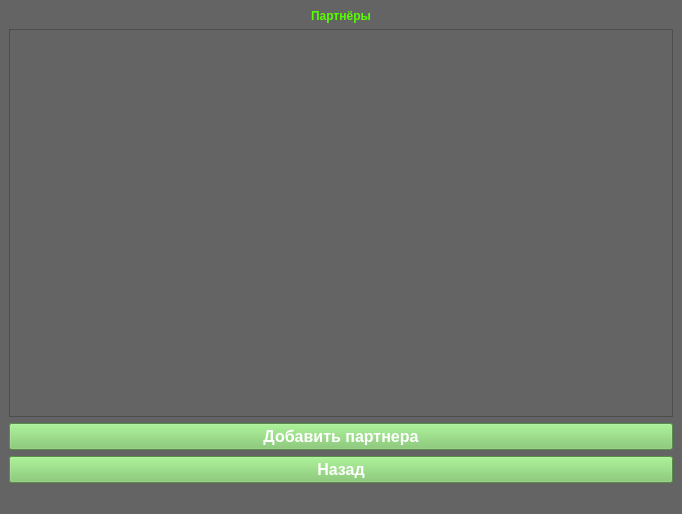
<?xml version="1.0" encoding="UTF-8"?>
<ui version="4.0">
 <class>Partners</class>
 <widget class="QMainWindow" name="Partners">
  <property name="geometry">
   <rect>
    <x>0</x>
    <y>0</y>
    <width>682</width>
    <height>514</height>
   </rect>
  </property>
  <property name="windowTitle">
   <string>MainWindow</string>
  </property>
  <property name="styleSheet">
   <string notr="true">background-color: rgb(100, 100, 100);</string>
  </property>
  <widget class="QWidget" name="centralwidget">
   <layout class="QVBoxLayout" name="verticalLayout">
    <item>
     <layout class="QVBoxLayout" name="main_layout">
      <item alignment="Qt::AlignHCenter">
       <widget class="QLabel" name="label">
        <property name="styleSheet">
         <string notr="true">color: rgb(85, 255, 0);
font: 75 14pt &quot;MS Shell Dlg 2&quot;;
font-weight: bold;</string>
        </property>
        <property name="text">
         <string>Партнёры</string>
        </property>
       </widget>
      </item>
      <item>
       <widget class="QScrollArea" name="scrollArea">
        <property name="widgetResizable">
         <bool>true</bool>
        </property>
        <widget class="QWidget" name="scrollAreaWidgetContents">
         <property name="geometry">
          <rect>
           <x>0</x>
           <y>0</y>
           <width>660</width>
           <height>356</height>
          </rect>
         </property>
         <layout class="QVBoxLayout" name="verticalLayout_2"/>
        </widget>
       </widget>
      </item>
     </layout>
    </item>
    <item>
     <widget class="QPushButton" name="AutoButton">
      <property name="palette">
       <palette>
        <active>
         <colorrole role="Button">
          <brush brushstyle="SolidPattern">
           <color alpha="255">
            <red>121</red>
            <green>197</green>
            <blue>100</blue>
           </color>
          </brush>
         </colorrole>
         <colorrole role="Text">
          <brush brushstyle="SolidPattern">
           <color alpha="255">
            <red>255</red>
            <green>255</green>
            <blue>255</blue>
           </color>
          </brush>
         </colorrole>
         <colorrole role="ButtonText">
          <brush brushstyle="SolidPattern">
           <color alpha="255">
            <red>255</red>
            <green>255</green>
            <blue>255</blue>
           </color>
          </brush>
         </colorrole>
         <colorrole role="Base">
          <brush brushstyle="SolidPattern">
           <color alpha="255">
            <red>121</red>
            <green>197</green>
            <blue>100</blue>
           </color>
          </brush>
         </colorrole>
         <colorrole role="Window">
          <brush brushstyle="SolidPattern">
           <color alpha="255">
            <red>121</red>
            <green>197</green>
            <blue>100</blue>
           </color>
          </brush>
         </colorrole>
        </active>
        <inactive>
         <colorrole role="Button">
          <brush brushstyle="SolidPattern">
           <color alpha="255">
            <red>121</red>
            <green>197</green>
            <blue>100</blue>
           </color>
          </brush>
         </colorrole>
         <colorrole role="Text">
          <brush brushstyle="SolidPattern">
           <color alpha="255">
            <red>255</red>
            <green>255</green>
            <blue>255</blue>
           </color>
          </brush>
         </colorrole>
         <colorrole role="ButtonText">
          <brush brushstyle="SolidPattern">
           <color alpha="255">
            <red>255</red>
            <green>255</green>
            <blue>255</blue>
           </color>
          </brush>
         </colorrole>
         <colorrole role="Base">
          <brush brushstyle="SolidPattern">
           <color alpha="255">
            <red>121</red>
            <green>197</green>
            <blue>100</blue>
           </color>
          </brush>
         </colorrole>
         <colorrole role="Window">
          <brush brushstyle="SolidPattern">
           <color alpha="255">
            <red>121</red>
            <green>197</green>
            <blue>100</blue>
           </color>
          </brush>
         </colorrole>
        </inactive>
        <disabled>
         <colorrole role="Button">
          <brush brushstyle="SolidPattern">
           <color alpha="255">
            <red>121</red>
            <green>197</green>
            <blue>100</blue>
           </color>
          </brush>
         </colorrole>
         <colorrole role="Text">
          <brush brushstyle="SolidPattern">
           <color alpha="255">
            <red>120</red>
            <green>120</green>
            <blue>120</blue>
           </color>
          </brush>
         </colorrole>
         <colorrole role="ButtonText">
          <brush brushstyle="SolidPattern">
           <color alpha="255">
            <red>120</red>
            <green>120</green>
            <blue>120</blue>
           </color>
          </brush>
         </colorrole>
         <colorrole role="Base">
          <brush brushstyle="SolidPattern">
           <color alpha="255">
            <red>121</red>
            <green>197</green>
            <blue>100</blue>
           </color>
          </brush>
         </colorrole>
         <colorrole role="Window">
          <brush brushstyle="SolidPattern">
           <color alpha="255">
            <red>121</red>
            <green>197</green>
            <blue>100</blue>
           </color>
          </brush>
         </colorrole>
        </disabled>
       </palette>
      </property>
      <property name="font">
       <font>
        <family>MS Shell Dlg 2</family>
        <pointsize>12</pointsize>
        <weight>75</weight>
        <bold>true</bold>
       </font>
      </property>
      <property name="styleSheet">
       <string notr="true">background-color: rgb(121, 197, 100);</string>
      </property>
      <property name="text">
       <string>Добавить партнера</string>
      </property>
     </widget>
    </item>
    <item>
     <widget class="QPushButton" name="back_button">
      <property name="palette">
       <palette>
        <active>
         <colorrole role="Button">
          <brush brushstyle="SolidPattern">
           <color alpha="255">
            <red>121</red>
            <green>197</green>
            <blue>100</blue>
           </color>
          </brush>
         </colorrole>
         <colorrole role="Text">
          <brush brushstyle="SolidPattern">
           <color alpha="255">
            <red>255</red>
            <green>255</green>
            <blue>255</blue>
           </color>
          </brush>
         </colorrole>
         <colorrole role="ButtonText">
          <brush brushstyle="SolidPattern">
           <color alpha="255">
            <red>255</red>
            <green>255</green>
            <blue>255</blue>
           </color>
          </brush>
         </colorrole>
         <colorrole role="Base">
          <brush brushstyle="SolidPattern">
           <color alpha="255">
            <red>121</red>
            <green>197</green>
            <blue>100</blue>
           </color>
          </brush>
         </colorrole>
         <colorrole role="Window">
          <brush brushstyle="SolidPattern">
           <color alpha="255">
            <red>121</red>
            <green>197</green>
            <blue>100</blue>
           </color>
          </brush>
         </colorrole>
        </active>
        <inactive>
         <colorrole role="Button">
          <brush brushstyle="SolidPattern">
           <color alpha="255">
            <red>121</red>
            <green>197</green>
            <blue>100</blue>
           </color>
          </brush>
         </colorrole>
         <colorrole role="Text">
          <brush brushstyle="SolidPattern">
           <color alpha="255">
            <red>255</red>
            <green>255</green>
            <blue>255</blue>
           </color>
          </brush>
         </colorrole>
         <colorrole role="ButtonText">
          <brush brushstyle="SolidPattern">
           <color alpha="255">
            <red>255</red>
            <green>255</green>
            <blue>255</blue>
           </color>
          </brush>
         </colorrole>
         <colorrole role="Base">
          <brush brushstyle="SolidPattern">
           <color alpha="255">
            <red>121</red>
            <green>197</green>
            <blue>100</blue>
           </color>
          </brush>
         </colorrole>
         <colorrole role="Window">
          <brush brushstyle="SolidPattern">
           <color alpha="255">
            <red>121</red>
            <green>197</green>
            <blue>100</blue>
           </color>
          </brush>
         </colorrole>
        </inactive>
        <disabled>
         <colorrole role="Button">
          <brush brushstyle="SolidPattern">
           <color alpha="255">
            <red>121</red>
            <green>197</green>
            <blue>100</blue>
           </color>
          </brush>
         </colorrole>
         <colorrole role="Text">
          <brush brushstyle="SolidPattern">
           <color alpha="255">
            <red>120</red>
            <green>120</green>
            <blue>120</blue>
           </color>
          </brush>
         </colorrole>
         <colorrole role="ButtonText">
          <brush brushstyle="SolidPattern">
           <color alpha="255">
            <red>120</red>
            <green>120</green>
            <blue>120</blue>
           </color>
          </brush>
         </colorrole>
         <colorrole role="Base">
          <brush brushstyle="SolidPattern">
           <color alpha="255">
            <red>121</red>
            <green>197</green>
            <blue>100</blue>
           </color>
          </brush>
         </colorrole>
         <colorrole role="Window">
          <brush brushstyle="SolidPattern">
           <color alpha="255">
            <red>121</red>
            <green>197</green>
            <blue>100</blue>
           </color>
          </brush>
         </colorrole>
        </disabled>
       </palette>
      </property>
      <property name="font">
       <font>
        <family>MS Shell Dlg 2</family>
        <pointsize>12</pointsize>
        <weight>75</weight>
        <bold>true</bold>
       </font>
      </property>
      <property name="styleSheet">
       <string notr="true">background-color: rgb(121, 197, 100);</string>
      </property>
      <property name="text">
       <string>Назад</string>
      </property>
     </widget>
    </item>
   </layout>
  </widget>
  <widget class="QMenuBar" name="menubar">
   <property name="geometry">
    <rect>
     <x>0</x>
     <y>0</y>
     <width>682</width>
     <height>21</height>
    </rect>
   </property>
  </widget>
  <widget class="QStatusBar" name="statusbar"/>
 </widget>
 <resources/>
 <connections/>
</ui>
